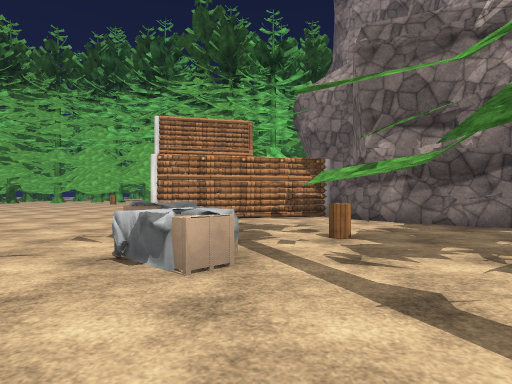
view 1 (above)

24 first-person views from a walk through a 3-D level made in the Unity game engine. The camera is 1.3 m above the floor, looks level and sees 75° across. The floor is counted in squares, 2 m on a side. Each view is taken from the middle of a square. On the plan, view 1 faces up. The plan holds only what a view shows up to about 10 squares ahead; the rest is blank. The place goes on beyond the plan. The player is left out. Door leaves are left out, so doorways stand open. Some surface patterns are stand-ins.

view 2
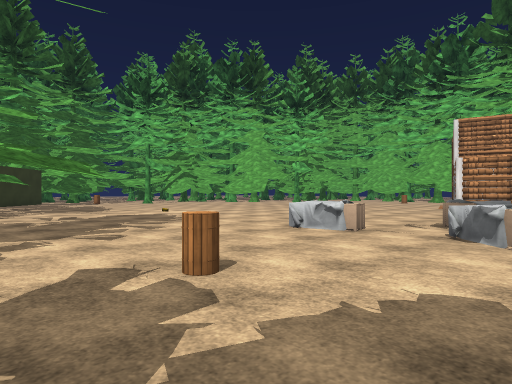

view 3
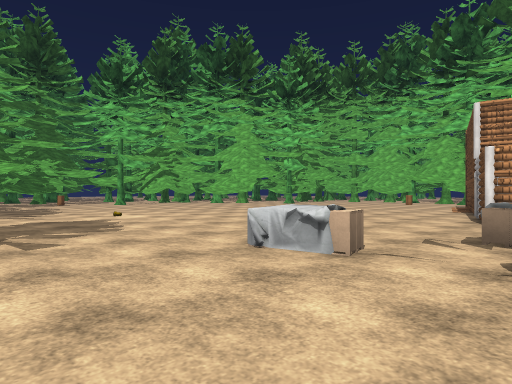

view 4
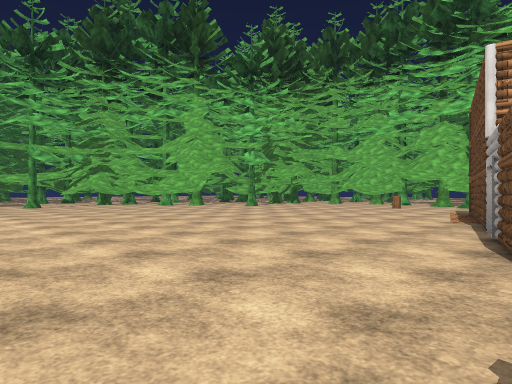

view 5
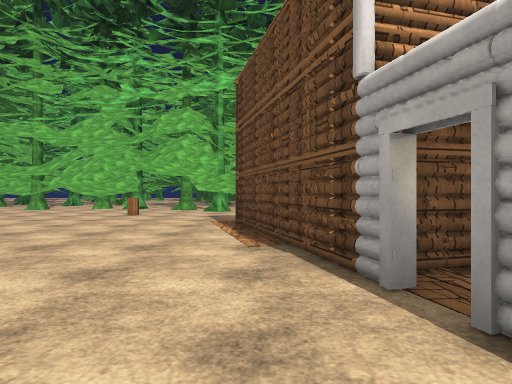

view 6
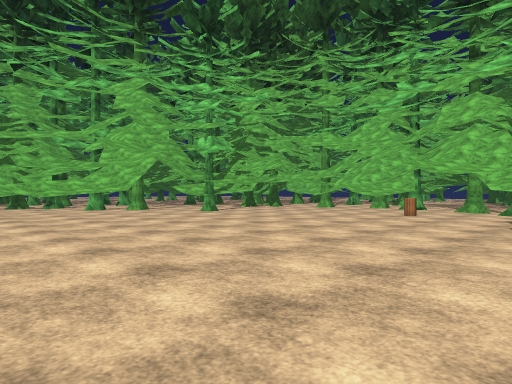

view 7
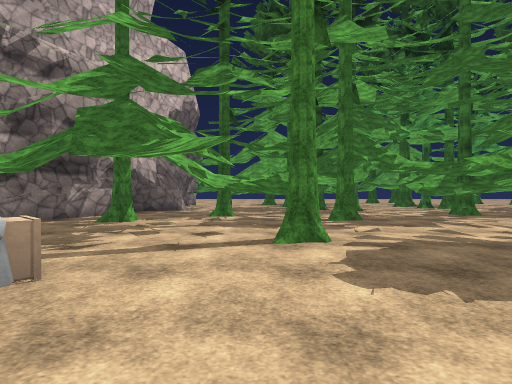

view 8
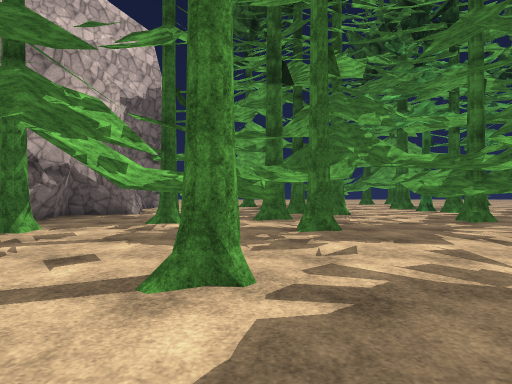

view 9
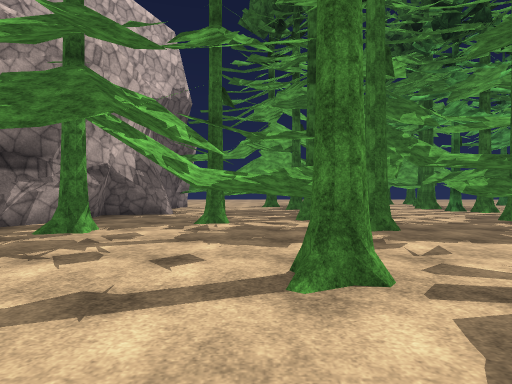

view 10
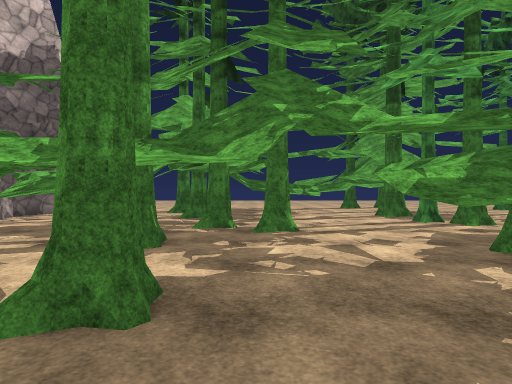

view 11
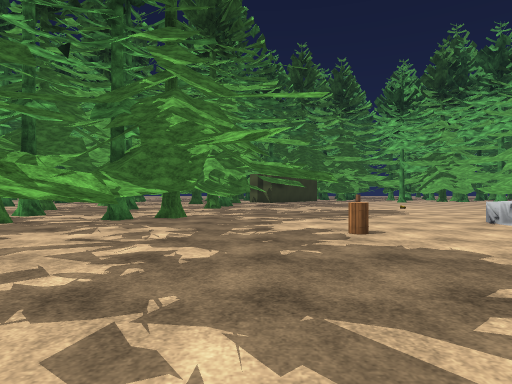

view 12
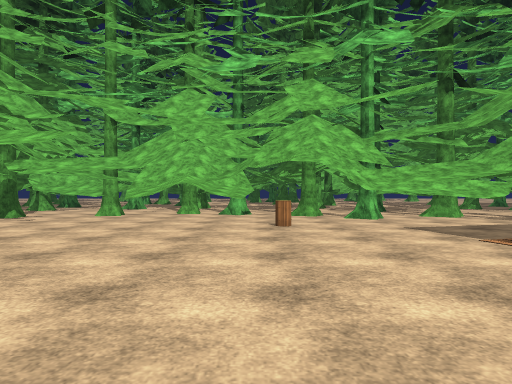

view 13
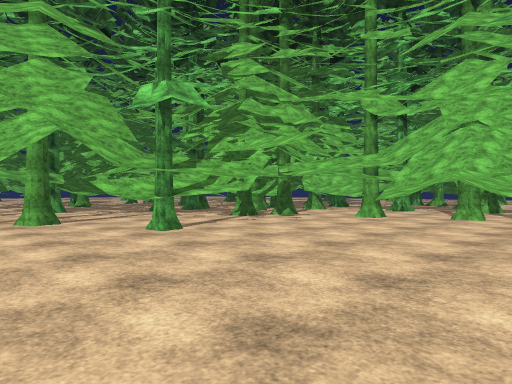

view 14
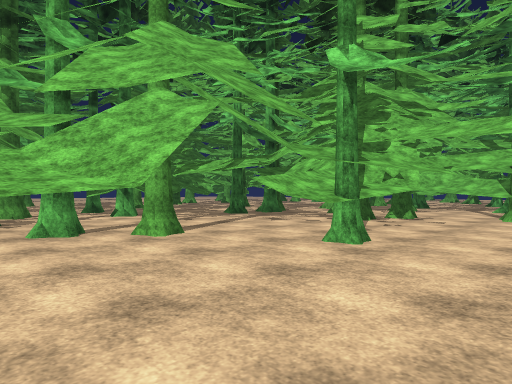

view 15
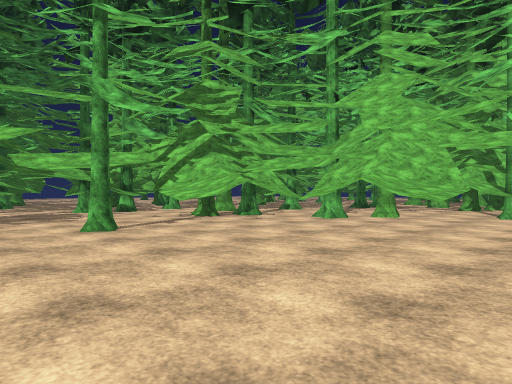

view 16
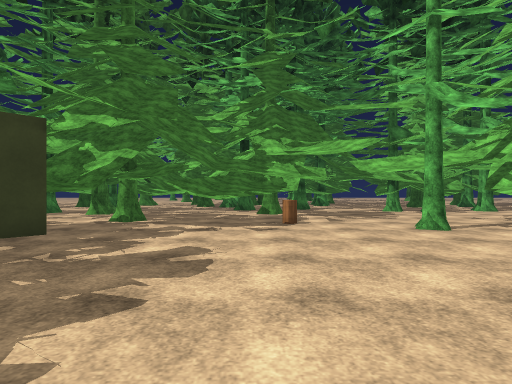

view 17
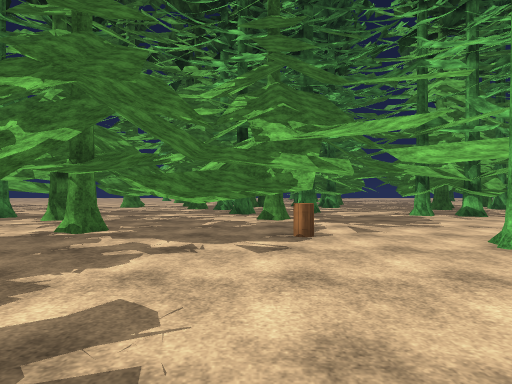

view 18
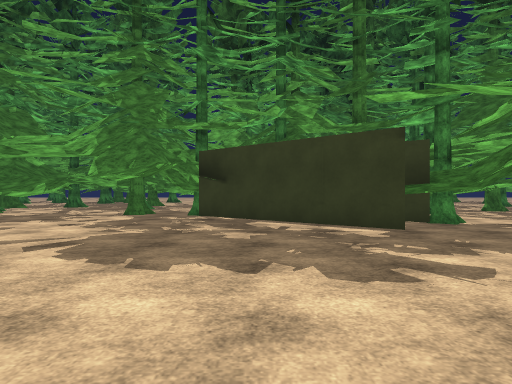

view 19
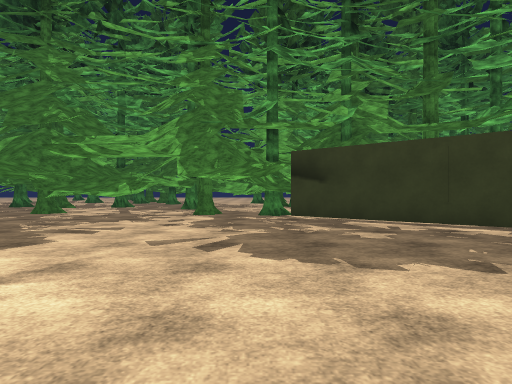

view 20
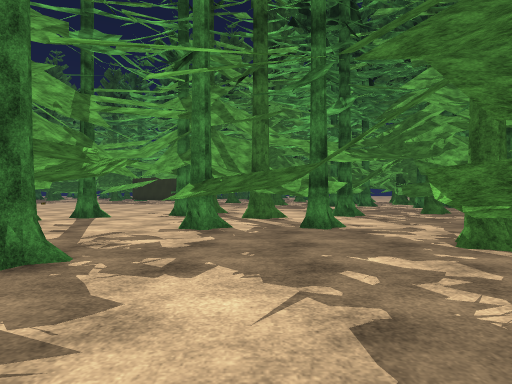

view 21
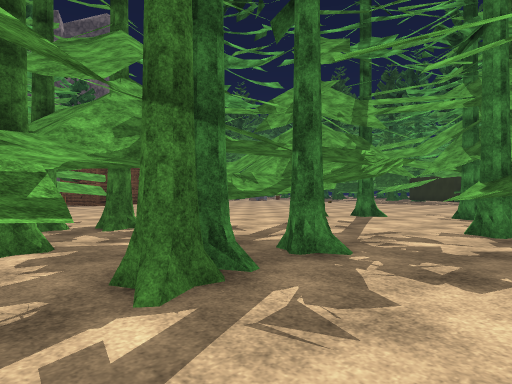

view 22
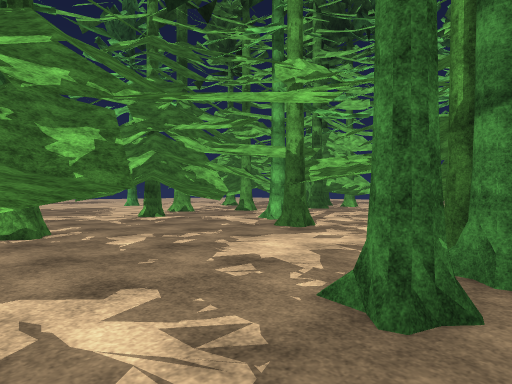

view 23
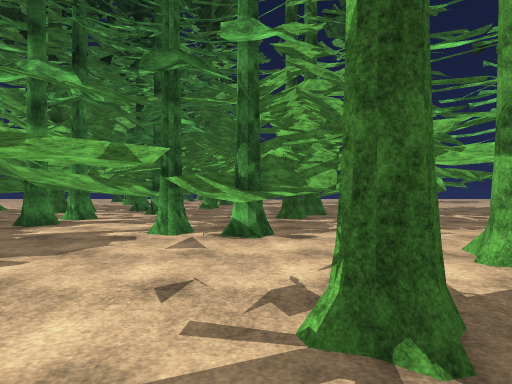

view 24
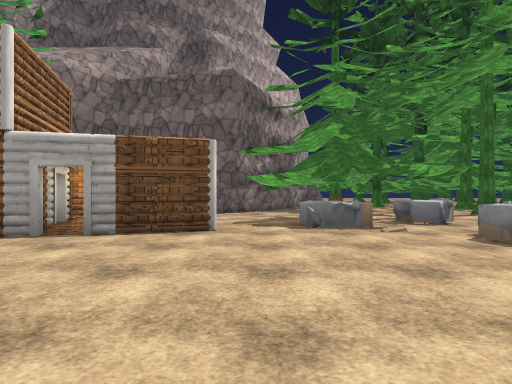

### Floor plan
Key: @ floor where view 1 was taken; # wall or solid block; x gap in a wall; . floor; D open door; ^ raised ledge; B barrel; T pine tree; H thing the floor can be seen under or through; O other object.
Columns run from 26 left of view 1 to 13 right of it. Each row starts with its distance up from view 1.
 22   TT..
 21 ..  #..#       .#T...
 20 #. H...### ^..#....#.. #.
 19    H....T# ##..   ^..T  .T
 18    H...T####....H#...##
 17  T#..#.. #  . ..^#.B. #
 16   ...##..   ##.........
 15  ...T#T.... #T........#
 14  ...H.....#...........#
 13  #.  H................#
 12   .THH.T.T..#.........#
 11    # .##.  .#.......... #D##
 10    T..... ###..........D.
  9    T....  #............D    #
  8  ###.....##............. #####
  7   # ....T....................##
  6 TT......................OO. ..###
  5  #  ...B................O..B....####
  4   Tx# .#..............O..O.........#####
  3   #   ..#.............OO.O..........
  2         ...................... .#.#
  1    #..#..###..................#.  #
  0    #......###.... ......B.@.#..###   ..
 -1     #...T   ##.................#...#..#
 -2     .        # ..## ...............#...
 -3     T        #T..  ##..................
 -4       ##       #.   ##. #^##  ..H .. ...
 -5                     .T.        HHH   ...
 -6                                 ..  T.#
 -7                                    #...
 -8                                      ..

Positions as (right, up) in squares from view 1, and headings:
1: (0, 0), facing up
2: (0, -2), facing up-left
3: (-1, 0), facing up-left
4: (-2, 4), facing up-left
5: (-4, 8), facing up
6: (-4, 8), facing up-left
7: (-3, 1), facing right
8: (-1, 0), facing right
9: (-1, 1), facing right
10: (3, -2), facing right
11: (3, -2), facing left
12: (-8, 11), facing up
13: (-8, 12), facing up-left
14: (-11, 11), facing up-left
15: (-12, 5), facing up-left
16: (-12, 4), facing left
17: (-14, 4), facing left
18: (-14, 6), facing down
19: (-12, 6), facing down
20: (-21, 21), facing down
21: (-21, 21), facing down-right
22: (-18, 16), facing up-left
23: (-18, 10), facing left
24: (-8, 7), facing right
